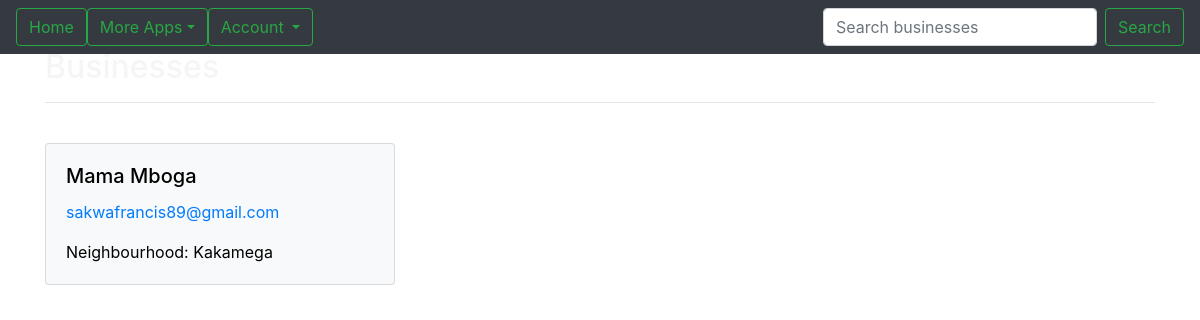
The page /business (signed in) on the database as committed earlier.
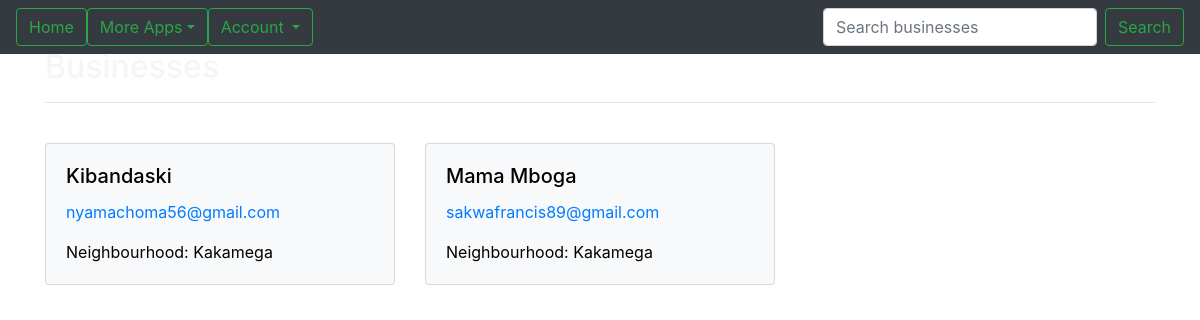
The same page on the database as committed later.
### Neigh/models.py (models this page shows, shortened)
class Business(models.Model):
  name = models.CharField(max_length=60)
  email = models.EmailField()
  neighbourhood = models.ForeignKey(Neighbourhood, on_delete=models.CASCADE)
  class Meta:
    ordering = ['name']

class Neighbourhood(models.Model):
  name = models.CharField(max_length=60,default='name')
  image = models.ImageField(upload_to = 'photos/')
  location = models.CharField(max_length=60)
  occupants_count = models.PositiveIntegerField()
  email = models.EmailField(max_length=60,default='email')
  description = models.TextField(default='description')
  def __str__(self):
    return self.name
  class Meta:
    ordering = ['name']

### Neigh/views.py (the view)
# urls.py: url(r'^business$', views.business,name = 'business'),
@login_required(login_url='/accounts/login/')
def business(request):
  id = request.user.id
  profile = Profile.objects.get(user=id)
  try:
    businesses = Business.objects.filter(neighbourhood=profile.neighbourhood)
  except ObjectDoesNotExist:
    businesses = []
  return render(request, 'business.html',{'businesses':businesses,'profile':profile})

### Neigh/templates/business.html
{% extends "base.html" %}
{% block content %}
<div class="container">
  <div class="intro">
    <h2>Businesses</h2>
  </div>
<hr>
<br>
{% if businesses %}
<div class="row">
{% for business in businesses %}
    <div class="col-sm-4" style="margin-bottom: 2em;">
      <div class="card bg-light">
        <div class="card-body">
          <h5 class="card-title firstletter" style="color:black">{{business.name}}</h5>
          <p class="card-text"><a class='maillink' href="mailto:{{profile.contact}}">{{business.email}}</a></p>
          <p class="card-text"><a  style="color:black">Neighbourhood: {{business.neighbourhood}}</a></p>
        </div>
      </div>
    </div>
{% endfor %}
</div>
{% else %}
<h4>No Businesses to show, Add one <a href="{% url 'newbusiness' %}">here</a></h4>
{% endif %}
</div>
{% endblock %}

Rows that differ between the two databases and show on the page:
added Business: name "Kibandaski", email "nyamachoma56@gmail.com", neighbourhood "Kakamega"
